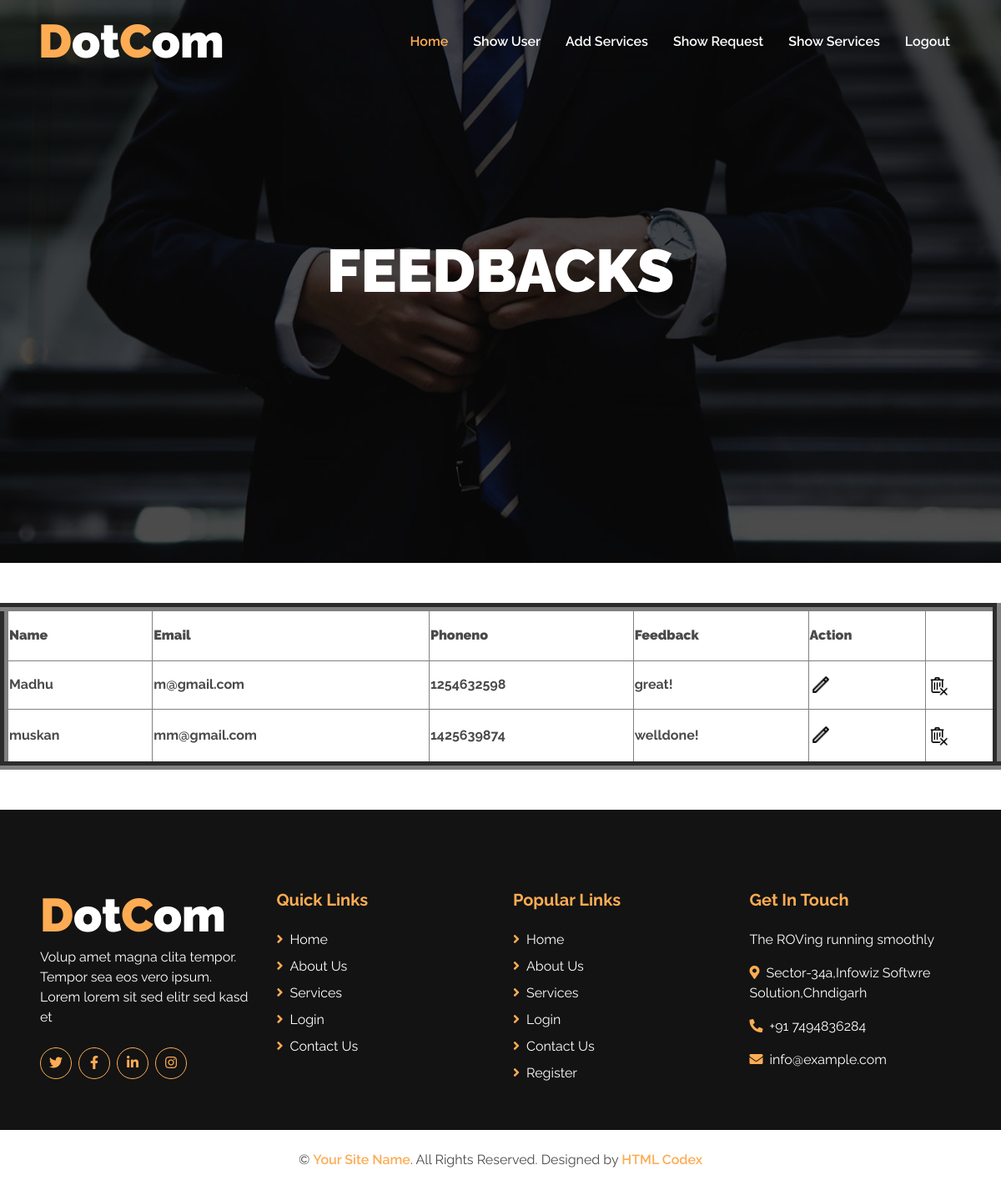
Screenshot of /showfeedback/ with the database file from the repository.
### pythonapplication/models.py (models this page shows, shortened)
class Feedback(models.Model):
	p_id=models.AutoField(primary_key=True)
	name=models.CharField(max_length=100)
	email=models.CharField(max_length=100)
	phoneno=models.CharField(max_length=100)
	feedback=models.CharField(max_length=100)

### pythonapplication/views.py (the view)
# urls.py: path('showfeedback/',views.showfeedback),
def showfeedback(request):
	data=Feedback.objects.all()
	return render(request,'template/showfeedback.html',{"alldata":data})

### pythonapplication/template/showfeedback.html (shortened to what this page needs)
{%load static %}
<!DOCTYPE html>
<html lang="en">
<head>
    <link href="https://cdnjs.cloudflare.com/ajax/libs/font-awesome/5.15.0/css/all.min.css" rel="stylesheet">
    <link href="{% static 'lib/owlcarousel/assets/owl.carousel.min.css' %}" rel="stylesheet">
    <link href="{% static 'css/style.css' %}" rel="stylesheet">
</head>
<body>
{%load static %}
<!DOCTYPE html>
<html lang="en">
<head>
    <link href="https://cdnjs.cloudflare.com/ajax/libs/font-awesome/5.15.0/css/all.min.css" rel="stylesheet">
    <link href="{% static 'lib/owlcarousel/assets/owl.carousel.min.css' %}" rel="stylesheet">
    <link href="{% static 'css/style.css' %}" rel="stylesheet">
</head>
<body>
    <div class="container-fluid nav-bar p-0">
        <div class="container-lg p-0">
            <nav class="navbar navbar-expand-lg bg-secondary navbar-dark">
                <a href="index.html" class="navbar-brand">
                    <h1 class="m-0 text-white display-4"><span class="text-primary">D</span>ot<span class="text-primary">C</span>om</h1>
                </a>
                <div class="collapse navbar-collapse justify-content-between" id="navbarCollapse">
                    <div class="navbar-nav ml-auto py-0">
                        <a href="/home/" class="nav-item nav-link active">Home</a>
                        <a href="/showuser/" class="nav-item nav-link">Show User</a>
                        <a href="/addservice/" class="nav-item nav-link">Add Services</a>
                        <a href="/showrequest/" class="nav-item nav-link">Show Request</a>
                        <a href="/showservices/" class="nav-item nav-link">Show Services</a>
                        <a href="/logout/" class="nav-item nav-link">Logout</a>
                    </div>
                </div>
            </nav>
        </div>
    </div>
    <div class="container-fluid p-0 mb-5">
            <div class="carousel-inner">
                    <img class="img-fluid" src="{% static 'img/carousel-1.jpg' %}" alt="Image">
                    <div class="carousel-caption d-flex align-items-center justify-content-center">
                        <div class="p-5" style="width: 100%; max-width: 900px;">
                            <h1 class="display-3 text-white mb-md-4" align="center" >FEEDBACKS</h1>
                    </div>
                </div>
            </div>
        </div>
<table border="10" height="200" width="100%">
   <tr>
       <th><b>Name</b></th>
       <th><b>Email</b></th>
       <th><b>Phoneno</b></th>
       <th><b>Feedback</b></th>
       <th><b>Action</b></th>
    </tr>
{% for single in alldata %}
    <tr>
        <th>{{ single.name }} </th>
        <th>{{ single.email }} </th>
        <th>{{ single.phoneno }} </th>
        <th>{{ single.feedback }} </th>
        <th><a href="{% url 'updatefeedback' pk=single.p_id %}"><img src="{% static 'img/edit.png' %}"  height=25 width=25/></a></th>
        <th><a href="{% url 'delete_feedback' pk=single.p_id %}"><img src="{% static 'img/del.png' %}"  height=25 width=25/></a></th>
    </tr>
{% endfor %}
</table>
   {% include 'template/footer.html'%}
</body>
</html>

### rows the page displays
Feedback: name "Madhu", email "m@gmail.com", phoneno "1254632598", feedback "great!"
Feedback: name "muskan", email "mm@gmail.com", phoneno "1425639874", feedback "welldone!"
